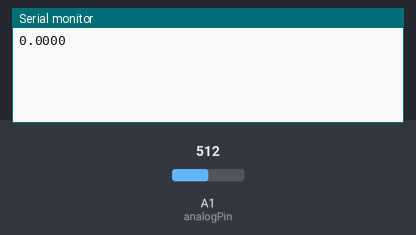
This sketch was run on a simulated Arduino Uno, built with avr-gcc and run on an emulated ATmega328P. Shown: the last lines printed to the serial monitor. The test bench sets the inputs (shaded band); at power-on: A1 (analogPin) = 512.

Above: at 1.2 s.
1.3 s: A1 (analogPin) set to 716
At 2.4 s:
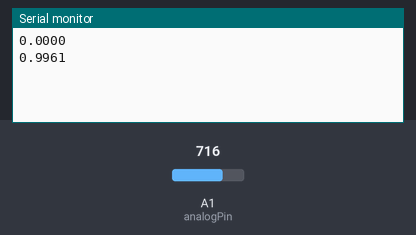
2.8 s: A1 (analogPin) set to 900
At 5.3 s:
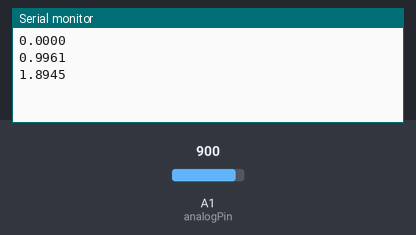
Timing chart, 0 to 6.8 s (numbered marks = the images above; inputs shaded):
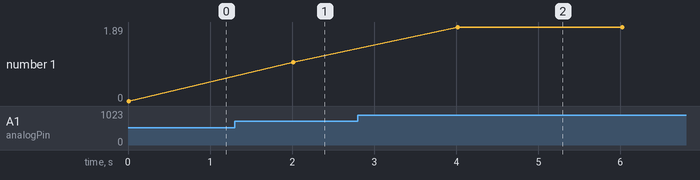

The sketch:

calculoRMS.ino
```cpp
/**
* Objetivo: Aquisitar o sinal a uma taxa de amostragem constante
*
* Author: João Campos
* Referencias:
*
* https://playground.arduino.cc/Code/Timer1
*
*/
// Biblioteca que inicia o timer e variáveis de aquisição de sinal
#include "setupTimer.h"


double rms = 0 ;

void setup()
{
  Serial.begin(115200);
  initADC();
  initTimer();
}

/**
 * [loop description]
 * S Global
 */
void loop()
{

// cálculo do rms do sinal
  rms = 0;
  for (size_t i = 0; i < N; i++) {
    rms = rms + S[i]*S[i];
  }
  rms = rms/N;
  rms = sqrt(rms);

  //for(int k=0; k<N; k++){
   //  Serial.println(S[k]);
  //}
  Serial.println(rms,4);
  delay(2000);


}
```

setupADC.h
```cpp
#include <Arduino.h>

#define N 256
#define ADCresolution 10
volatile unsigned int i = 0;
// Número de amostras coletadas

const int f = 60;
const int fs = 960;
const double A = 5;
double offset = 2.5;
double ganhoTC = 1;
double  ADCcounts;
volatile double S[N];
const int analogPin = A1;

void initADC(){
    pinMode(analogPin, INPUT);
    ADCcounts = pow(2, ADCresolution);
}

// Função a ser chamada a ser executada  a cada periodo de amostragem
void callback()
{
  S[i] = ganhoTC*(((analogRead(analogPin)*A)/ADCcounts)-offset);
  i++;
  // zero o contador quando é ultrapassado valor de 16
  i = i & 0xff;
}
```

setupTimer.h
```cpp
#include <Arduino.h>
#include "TimerOne.h"
#include "setupADC.h"


void initTimer(){

  // Inicializar  timer1 com 1041 microsegundos, isso nos dá uma taxa de amostragem de 16 amostras por segundo na rede elétrica
  Timer1.initialize(1041);
  Timer1.attachInterrupt(callback);  // attaches callback() as a timer overflow interrupt

}
```

Measured:
- after the input at 1.3 s, the serial monitor: prints a new line after 0.71 s (image 1)
- after the input at 2.8 s, the serial monitor: prints a new line after 1.2 s (image 2)
- plotted number 1: 0 → 1 after the input at 1.3 s, 1 → 1.89 after the input at 2.8 s
